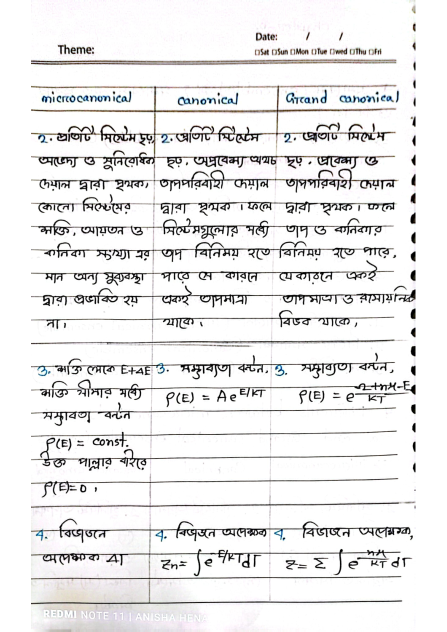
#> input picture Work Images/reference.png, 893 x 1263 px (shown at 1/2 size)
$ python compare_scan.py
#> lines starting #> are read from the running program, lines starting #| are printed output that depends on the picture; after the words box and inside, x2 and y2 are one past the last pixel; in counts of white or black regions, pixels touching at a corner belong together; long printed decimals are rounded
"""Diagnose remaining deltas between scanned output and reference.png.

Metrics:
  - dimensions of both images
  - full-image MAE / RMSE / PSNR (after resizing scan -> reference size)
  - ink-bounding-box margins as fractions of W/H (how content sits on canvas)
  - background (white) percentile stats + ink darkness stats
Writes a montage 'graphify-out/diag_v2.png' with the two images side by side
and a matched-size |diff| visualization.
"""
import os
import cv2 as cv
import numpy as np

ROOT = os.path.dirname(os.path.abspath(__file__))
REF = os.path.join(ROOT, "Work Images", "reference.png")
SCAN = os.path.join(ROOT, "Work Images", "scanned", "ecd285f44e7c.jpg")

ref = cv.imread(REF)
#> ref is the input picture: shape (1263, 893, 3); mean B, G, R 233.9, 233.8, 234.3
scan = cv.imread(SCAN)
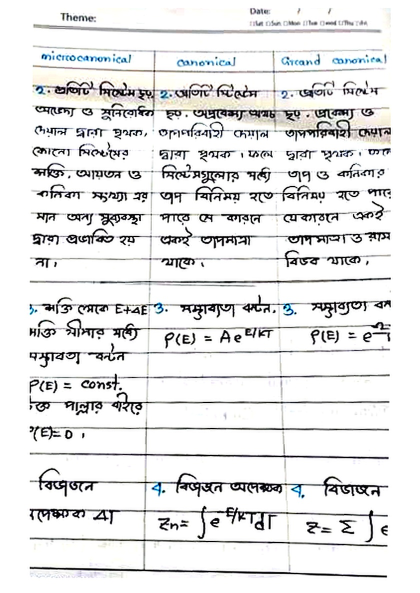
#> input picture Work Images/scanned/ecd285f44e7c.jpg, 839 x 1186 px (shown at 1/2 size)
#> scan is the input picture: shape (1186, 839, 3); mean B, G, R 230.7, 230.7, 230.5
print("ref :", None if ref is None else ref.shape)
#| ref : (1263, 893, 3)
print("scan:", None if scan is None else scan.shape)
#| scan: (1186, 839, 3)
if ref is None or scan is None:
    raise SystemExit(1)

# ---- size-matched comparison -------------------------------------------------
rh, rw = ref.shape[:2]
#> rh = 1263; rw = 893
scaled = cv.resize(scan, (rw, rh), interpolation=cv.INTER_AREA)
resized = cv.resize(scan, (rw, rh), interpolation=cv.INTER_LANCZOS4)  # upscale quality
d = (resized.astype(np.float32) - ref.astype(np.float32))
m = np.abs(d)
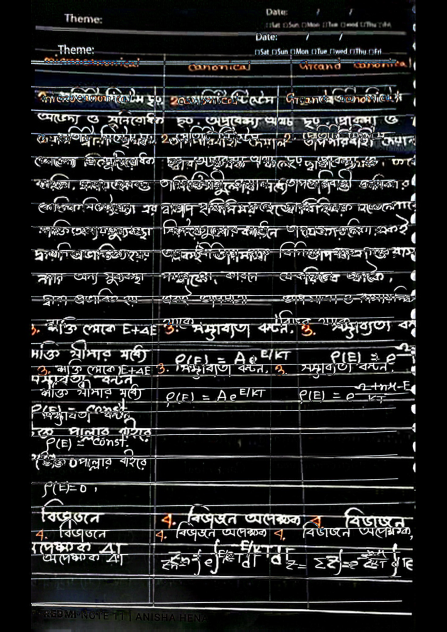
#> m: shape (1263, 893, 3) float32 (shown at 1/2 size); mean B, G, R 37.2, 37.3, 36.9
mae = float(m.mean())
#> mae = 37.15
rmse = float(np.sqrt((d ** 2).mean()))
#> rmse = 78.45
peak = 255.0
psnr = 20 * np.log10(peak / (rmse + 1e-9))
#> psnr = 10.24
print(f"MAE={mae:.2f}  RMSE={rmse:.2f}  PSNR={psnr:.1f} dB")
#| MAE=37.15  RMSE=78.45  PSNR=10.2 dB

# ---- per-channel MAE ---------------------------------------------------------
for i, ch in enumerate(["B", "G", "R"]):
    print(f"  MAE[{ch}] = {np.abs(d[:, :, i]).mean():.2f}")
#> this loop made 3 passes
#|   MAE[B] = 37.20
#|   MAE[G] = 37.31
#|   MAE[R] = 36.93

# ---- reference vs scan brightness (bg + ink) ---------------------------------
def ink_stats(img):
    g = cv.cvtColor(img, cv.COLOR_BGR2GRAY)
    return {
        "bg_median": int(np.median(g[g > 200])) if (g > 200).any() else None,
        "ink_pctl05": int(np.percentile(g, 5)),
        "ink_pctl10": int(np.percentile(g, 10)),
        "pct_white": float((g > 245).mean()),
        "pct_ink(<=128)": float((g <= 128).mean()),
        "pct_ink(<=60)": float((g <= 60).mean()),
    }

print("ref bg/ink :", ink_stats(ref))
#| ref bg/ink : {'bg_median': 255, 'ink_pctl05': 74, 'ink_pctl10': 185, 'pct_white': 0.8036, 'pct_ink(<=128)': 0.07234, 'pct_ink(<=60)': 0.04427}
print("scan bg/ink:", ink_stats(scaled))
#| scan bg/ink: {'bg_median': 255, 'ink_pctl05': 67, 'ink_pctl10': 155, 'pct_white': 0.7762, 'pct_ink(<=128)': 0.08212, 'pct_ink(<=60)': 0.04661}

def ink_bbox_margins(img, thr=160, min_area=15):
#> called with thr = 160, min_area = 15
    g = cv.cvtColor(img, cv.COLOR_BGR2GRAY)
    ink = g < thr
#> ink: shape (1263, 893) bool; 8.7% white; 344 white regions (130 under 20 px), largest, box (x1, y1, x2, y2) and area: (62, 171, 791, 335) 8949, (62, 1037, 821, 1086) 5121, (62, 710, 790, 759) 4769
    n, lab, stats, _ = cv.connectedComponentsWithStats(ink.astype("uint8"), 8)
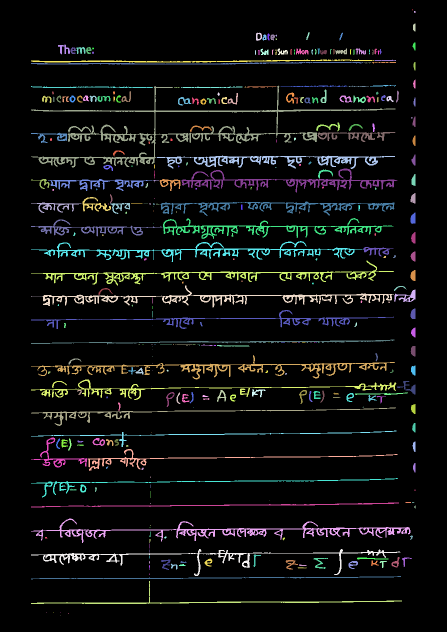
#> lab: shape (1263, 893) int32 (shown at 1/2 size); 345 distinct labels, from 0 to 344; one colour per label, 0 black
#> n = 345; stats = 345 rows, first 6: [0, 0, 893, 1263, 1030067], [825, 18, 1, 3, 3], [828, 22, 3, 4, 11], [826, 47, 5, 16, 69], [512, 65, 12, 17, 115], [612, 64, 7, 16, 45]
    keep = np.zeros_like(ink)
#> keep: shape (1263, 893) bool; every value is 0
    for i in range(1, n):
        if stats[i, cv.CC_STAT_AREA] >= min_area:
            keep[lab == i] = True
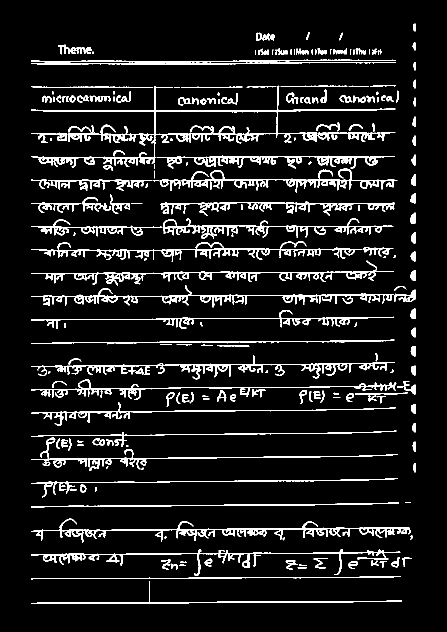
#> keep: shape (1263, 893) bool (shown at 1/2 size); 8.6% white; 237 white regions (23 under 20 px), largest, box (x1, y1, x2, y2) and area: (62, 171, 791, 335) 8949, (62, 1037, 821, 1086) 5121, (62, 710, 790, 759) 4769
    r = np.where(keep.any(axis=1))[0]
#> r = 1066 values from 47 to 1207
    c = np.where(keep.any(axis=0))[0]
#> c = 769 values from 62 to 830
    if r.size == 0:
        return None
    h, w = img.shape[:2]
#> h = 1263; w = 893
    return {
        "left": round(c[0] / w, 4), "right": round(1 - c[-1] / w, 4),
        "top": round(r[0] / h, 4), "bottom": round(1 - r[-1] / h, 4),
    }

print("ref margins :", ink_bbox_margins(ref))
#| ref margins : {'left': 0.0694, 'right': 0.0705, 'top': 0.0372, 'bottom': 0.0443}
print("scan margins:", ink_bbox_margins(scaled))
#> call 2 of ink_bbox_margins, with thr = 160, min_area = 15
#> in ink_bbox_margins (call 2), `ink = g < thr`: ink: shape (1263, 893) bool; 10.3% white; 471 white regions (158 under 20 px), largest, box (x1, y1, x2, y2) and area: (64, 997, 826, 1059) 7966, (63, 1077, 826, 1155) 6059, (63, 1200, 824, 1230) 3412
#> in ink_bbox_margins (call 2), `n, lab, stats, _ = cv.connectedComponentsWithStats(ink.astype("uint8")..`:
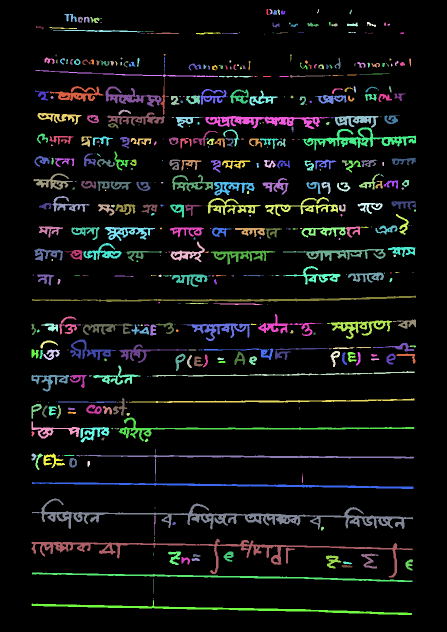
#> lab: shape (1263, 893) int32 (shown at 1/2 size); 472 distinct labels, from 0 to 471; one colour per label, 0 black
#> in ink_bbox_margins (call 2), `n, lab, stats, _ = cv.connectedComponentsWithStats(ink.astype("uint8")..`: n = 472; stats = 472 rows, first 6: [0, 0, 893, 1263, 1011338], [533, 18, 5, 12, 39], [539, 18, 6, 11, 39], [555, 19, 5, 11, 35], [634, 18, 4, 9, 17], [699, 19, 5, 10, 22]
#> after the loop in ink_bbox_margins (call 2), `for i in range(1, n):`:
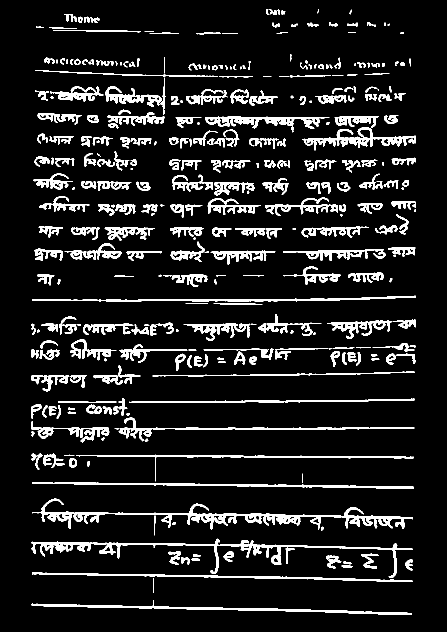
#> keep: shape (1263, 893) bool (shown at 1/2 size); 10.3% white; 333 white regions (20 under 20 px), largest, box (x1, y1, x2, y2) and area: (64, 997, 826, 1059) 7966, (63, 1077, 826, 1155) 6059, (63, 1200, 824, 1230) 3412
#> in ink_bbox_margins (call 2), `r = np.where(keep.any(axis=1))[0]`: r = 1051 values from 18 to 1229
#> in ink_bbox_margins (call 2), `c = np.where(keep.any(axis=0))[0]`: c = 769 values from 63 to 831
#| scan margins: {'left': 0.0705, 'right': 0.0694, 'top': 0.0143, 'bottom': 0.0269}
print("ref margin constants in code: L=0.069 R=0.071 T=0.014 B=0.025")

# ---- diff visualization montage ----------------------------------------------
panel_h, panel_w = max(rh, resized.shape[0]), max(rw, resized.shape[1])
#> panel_h = 1263; panel_w = 893
def panel(npimg):
    return cv.resize(npimg, (panel_w, panel_h), interpolation=cv.INTER_AREA)

g_ref = cv.cvtColor(panel(ref), cv.COLOR_BGR2GRAY)
g_scan = cv.cvtColor(panel(resized), cv.COLOR_BGR2GRAY)
diff = cv.absdiff(g_ref, g_scan)
diff_col = cv.applyColorMap(cv.convertScaleAbs(diff, alpha=3.0), cv.COLORMAP_JET)
vis = np.hstack([np.dstack([g_ref] * 3),
                 np.dstack([g_scan] * 3),
                 cv.cvtColor(diff_col, cv.COLOR_BGR2RGB)])
scale = 1600 / vis.shape[1]
#> scale = 0.597
out = cv.resize(vis, None, fx=scale, fy=scale, interpolation=cv.INTER_AREA)
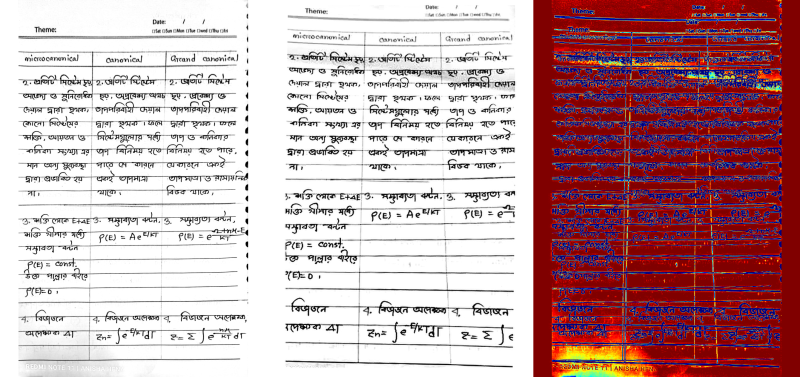
#> out: shape (754, 1600, 3) (shown at 1/2 size); mean B, G, R 166.9, 162.6, 195.8
os.makedirs(os.path.join(ROOT, "graphify-out"), exist_ok=True)
dst = os.path.join(ROOT, "graphify-out", "diag_v2.png")
cv.imwrite(dst, out)
print("wrote", dst)
